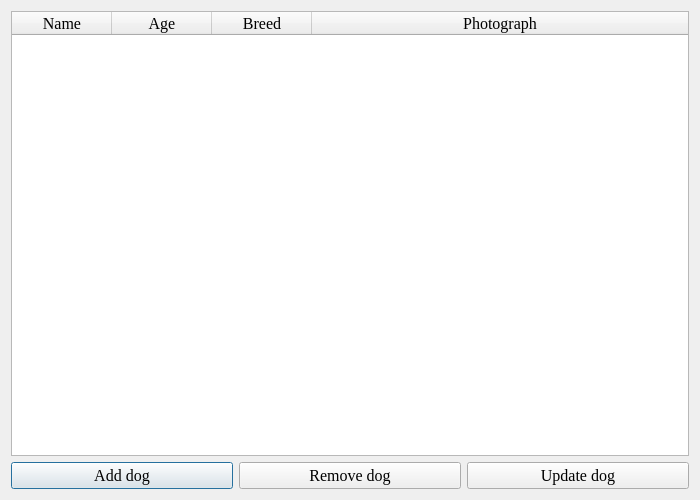
<?xml version="1.0" encoding="UTF-8"?>
<ui version="4.0">
 <class>adminwindow</class>
 <widget class="QDialog" name="adminwindow">
  <property name="geometry">
   <rect>
    <x>0</x>
    <y>0</y>
    <width>700</width>
    <height>500</height>
   </rect>
  </property>
  <property name="windowTitle">
   <string>Admin</string>
  </property>
  <layout class="QVBoxLayout" name="verticalLayout">
   <item>
    <widget class="QTableWidget" name="tableWidget">
     <property name="autoFillBackground">
      <bool>false</bool>
     </property>
     <property name="lineWidth">
      <number>5</number>
     </property>
     <property name="dragEnabled">
      <bool>false</bool>
     </property>
     <property name="sortingEnabled">
      <bool>false</bool>
     </property>
     <property name="columnCount">
      <number>4</number>
     </property>
     <attribute name="horizontalHeaderStretchLastSection">
      <bool>true</bool>
     </attribute>
     <attribute name="verticalHeaderCascadingSectionResizes">
      <bool>false</bool>
     </attribute>
     <attribute name="verticalHeaderShowSortIndicator" stdset="0">
      <bool>false</bool>
     </attribute>
     <attribute name="verticalHeaderStretchLastSection">
      <bool>false</bool>
     </attribute>
     <column>
      <property name="text">
       <string>Name</string>
      </property>
      <property name="font">
       <font>
        <family>Times New Roman</family>
        <pointsize>12</pointsize>
       </font>
      </property>
      <property name="background">
       <color>
        <red>255</red>
        <green>194</green>
        <blue>203</blue>
       </color>
      </property>
     </column>
     <column>
      <property name="text">
       <string>Age</string>
      </property>
      <property name="font">
       <font>
        <family>Times New Roman</family>
        <pointsize>12</pointsize>
       </font>
      </property>
      <property name="background">
       <color>
        <red>255</red>
        <green>255</green>
        <blue>255</blue>
       </color>
      </property>
      <property name="foreground">
       <brush brushstyle="NoBrush">
        <color alpha="255">
         <red>255</red>
         <green>194</green>
         <blue>203</blue>
        </color>
       </brush>
      </property>
     </column>
     <column>
      <property name="text">
       <string>Breed</string>
      </property>
      <property name="font">
       <font>
        <family>Times New Roman</family>
        <pointsize>12</pointsize>
       </font>
      </property>
      <property name="background">
       <color>
        <red>255</red>
        <green>194</green>
        <blue>203</blue>
       </color>
      </property>
     </column>
     <column>
      <property name="text">
       <string>Photograph</string>
      </property>
      <property name="font">
       <font>
        <family>Times New Roman</family>
        <pointsize>12</pointsize>
       </font>
      </property>
      <property name="foreground">
       <brush brushstyle="NoBrush">
        <color alpha="255">
         <red>255</red>
         <green>194</green>
         <blue>203</blue>
        </color>
       </brush>
      </property>
     </column>
    </widget>
   </item>
   <item>
    <layout class="QHBoxLayout" name="horizontalLayout">
     <item>
      <widget class="QPushButton" name="addButton">
       <property name="font">
        <font>
         <family>Times New Roman</family>
         <pointsize>12</pointsize>
        </font>
       </property>
       <property name="text">
        <string>Add dog</string>
       </property>
      </widget>
     </item>
     <item>
      <widget class="QPushButton" name="removeButton">
       <property name="font">
        <font>
         <family>Times New Roman</family>
         <pointsize>12</pointsize>
        </font>
       </property>
       <property name="text">
        <string>Remove dog</string>
       </property>
      </widget>
     </item>
     <item>
      <widget class="QPushButton" name="updateButton">
       <property name="font">
        <font>
         <family>Times New Roman</family>
         <pointsize>12</pointsize>
        </font>
       </property>
       <property name="text">
        <string>Update dog</string>
       </property>
      </widget>
     </item>
    </layout>
   </item>
  </layout>
 </widget>
 <resources/>
 <connections/>
</ui>
